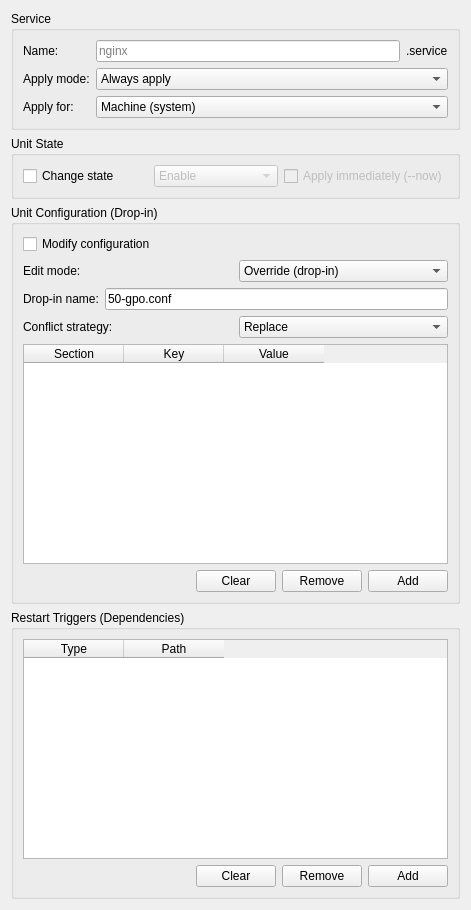
<?xml version="1.0" encoding="UTF-8"?>
<ui version="4.0">
 <class>SystemdWidget</class>
 <widget class="QWidget" name="SystemdWidget">
  <property name="geometry">
   <rect>
    <x>0</x>
    <y>0</y>
    <width>471</width>
    <height>471</height>
   </rect>
  </property>
  <property name="windowTitle">
   <string>Systemd Group Policy</string>
  </property>
  <layout class="QVBoxLayout" name="mainLayout">
   <item>
    <widget class="QGroupBox" name="unitGroupBox">
     <property name="title">

      <string>Service</string>
     </property>
     <layout class="QGridLayout">
      <item row="0" column="0">
       <widget class="QLabel" name="unitNameLabel">
        <property name="text">
         <string>Name:</string>
        </property>
       </widget>
      </item>
      <item row="0" column="1">
       <layout class="QHBoxLayout" name="unitNameHBoxLayout">
        <item>
         <widget class="QLineEdit" name="unitNameLineEdit">
          <property name="placeholderText">
           <string>nginx</string>
          </property>
         </widget>
        </item>
        <item>
         <widget class="QLabel" name="unitTypeLabel">
          <property name="text">
           <string>.service</string>
          </property>
         </widget>
        </item>
       </layout>
      </item>
      <item row="1" column="0">
       <widget class="QLabel" name="applyModeLabel">
        <property name="text">
         <string>Apply mode:</string>
        </property>
       </widget>
      </item>
      <item row="1" column="1">
       <widget class="QComboBox" name="applyModeComboBox">
        <item>
         <property name="text">
          <string>Always apply</string>
         </property>
        </item>
        <item>
         <property name="text">
          <string>Apply if unit exists</string>
         </property>
        </item>
        <item>
         <property name="text">
          <string>Apply if unit missing</string>
         </property>
        </item>
       </widget>
      </item>
      <item row="2" column="0">
       <widget class="QLabel" name="policyTargetLabel">
        <property name="text">
         <string>Apply for:</string>
        </property>
       </widget>
      </item>
      <item row="2" column="1">
       <widget class="QComboBox" name="policyTargetComboBox">
        <item>
         <property name="text">
          <string>Machine (system)</string>
         </property>
        </item>
        <item>
         <property name="text">
          <string>User (--user)</string>
         </property>
        </item>
       </widget>
      </item>
     </layout>
    </widget>
   </item>
   <item>
    <widget class="QGroupBox" name="stateGroupBox">
     <property name="title">
      <string>Unit State</string>
     </property>
     <layout class="QHBoxLayout">
      <item>
       <widget class="QCheckBox" name="changeUnitStateCheckBox">
        <property name="text">
         <string>Change state</string>
        </property>
       </widget>
      </item>
      <item>
       <widget class="QComboBox" name="changeUnitStateComboBox">
        <property name="enabled">
         <bool>false</bool>
        </property>
        <item>
         <property name="text">
          <string>Enable</string>
         </property>
        </item>
        <item>
         <property name="text">
          <string>Disable</string>
         </property>
        </item>
        <item>
         <property name="text">
          <string>Mask</string>
         </property>
        </item>
        <item>
         <property name="text">
          <string>Unmask</string>
         </property>
        </item>
        <item>
         <property name="text">
          <string>Preset</string>
         </property>
        </item>
       </widget>
      </item>
      <item>
       <widget class="QCheckBox" name="nowCheckBox">
        <property name="enabled">
         <bool>false</bool>
        </property>
        <property name="text">
         <string>Apply immediately (--now)</string>
        </property>
       </widget>
      </item>
     </layout>
    </widget>
   </item>
   <item>
    <widget class="QGroupBox" name="policyGroupBox">
     <property name="title">
      <string>Unit Configuration (Drop-in)</string>
     </property>
     <layout class="QVBoxLayout">
      <item>
       <widget class="QCheckBox" name="editUnitFileCheckBox">
        <property name="text">
         <string>Modify configuration</string>
        </property>
       </widget>
      </item>
      <item>
       <layout class="QHBoxLayout" name="editModeHBoxLayout">
        <item>
         <widget class="QLabel" name="editModeLabel">
          <property name="text">
           <string>Edit mode:</string>
          </property>
         </widget>
        </item>
        <item>
         <widget class="QComboBox" name="unitEditModeComboBox">
          <property name="currentIndex">
           <number>1</number>
          </property>
          <item>
           <property name="text">
            <string>Create</string>
           </property>
          </item>
          <item>
           <property name="text">
            <string>Override (drop-in)</string>
           </property>
          </item>
          <item>
           <property name="text">
            <string>Create or Override</string>
           </property>
          </item>
         </widget>
        </item>
       </layout>
      </item>
      <item>
       <layout class="QHBoxLayout" name="dropInNameHBoxLayout">
        <item>
         <widget class="QLabel" name="dropInLabel">
          <property name="text">
           <string>Drop-in name:</string>
          </property>
         </widget>
        </item>
        <item>
         <widget class="QLineEdit" name="dropInNameLineEdit">
          <property name="text">
           <string>50-gpo.conf</string>
          </property>
         </widget>
        </item>
       </layout>
      </item>
      <item>
       <layout class="QHBoxLayout" name="conflictStrategyHBoxLayout">
        <item>
         <widget class="QLabel" name="conflictLabel">
          <property name="text">
           <string>Conflict strategy:</string>
          </property>
         </widget>
        </item>
        <item>
         <widget class="QComboBox" name="conflictStrategyComboBox">
          <item>
           <property name="text">
            <string>Replace</string>
           </property>
          </item>
          <item>
           <property name="text">
            <string>Append</string>
           </property>
          </item>
          <item>
           <property name="text">
            <string>Merge</string>
           </property>
          </item>
          <item>
           <property name="text">
            <string>Ignore if exists</string>
           </property>
          </item>
         </widget>
        </item>
       </layout>
      </item>
      <item>
       <widget class="QTableWidget" name="actionsTableWidget">
        <property name="minimumSize">
         <size>
          <width>0</width>
          <height>220</height>
         </size>
        </property>
        <attribute name="horizontalHeaderHighlightSections">
         <bool>true</bool>
        </attribute>
        <attribute name="verticalHeaderStretchLastSection">
         <bool>false</bool>
        </attribute>
        <column>
         <property name="text">
          <string>Section</string>
         </property>
        </column>
        <column>
         <property name="text">
          <string>Key</string>
         </property>
        </column>
        <column>
         <property name="text">
          <string>Value</string>
         </property>
        </column>
       </widget>
      </item>
      <item>
       <layout class="QHBoxLayout" name="policyControlHBoxLayout">
        <item>
         <spacer name="policyControlSpacer">
          <property name="orientation">
           <enum>Qt::Orientation::Horizontal</enum>
          </property>
          <property name="sizeHint" stdset="0">
           <size>
            <width>0</width>
            <height>0</height>
           </size>
          </property>
         </spacer>
        </item>
        <item>
         <widget class="QPushButton" name="clearActionsPushButton">
          <property name="text">
           <string>Clear</string>
          </property>
         </widget>
        </item>
        <item>
         <widget class="QPushButton" name="removeActionPushButton">
          <property name="text">
           <string>Remove</string>
          </property>
         </widget>
        </item>
        <item>
         <widget class="QPushButton" name="addActionPushButton">
          <property name="text">
           <string>Add</string>
          </property>
         </widget>
        </item>
       </layout>
      </item>
     </layout>
    </widget>
   </item>
   <item>
    <widget class="QGroupBox" name="dependGroupBox">
     <property name="title">
      <string>Restart Triggers (Dependencies)</string>
     </property>
     <layout class="QVBoxLayout">
      <item>
       <widget class="QTableWidget" name="dependenciesTableWidget">
        <property name="minimumSize">
         <size>
          <width>0</width>
          <height>220</height>
         </size>
        </property>
        <column>
         <property name="text">
          <string>Type</string>
         </property>
        </column>
        <column>
         <property name="text">
          <string>Path</string>
         </property>
        </column>
       </widget>
      </item>
      <item>
       <layout class="QHBoxLayout" name="dependControlHBoxLayout">
        <item>
         <spacer name="denendSpacerHBoxLayout">
          <property name="orientation">
           <enum>Qt::Orientation::Horizontal</enum>
          </property>
          <property name="sizeHint" stdset="0">
           <size>
            <width>0</width>
            <height>0</height>
           </size>
          </property>
         </spacer>
        </item>
        <item>
         <widget class="QPushButton" name="clearDependsPushButton">
          <property name="text">
           <string>Clear</string>
          </property>
         </widget>
        </item>
        <item>
         <widget class="QPushButton" name="removeDependPushButton">
          <property name="text">
           <string>Remove</string>
          </property>
         </widget>
        </item>
        <item>
         <widget class="QPushButton" name="addDependPushButton">
          <property name="text">
           <string>Add</string>
          </property>
         </widget>
        </item>
       </layout>
      </item>
     </layout>
    </widget>
   </item>
  </layout>
 </widget>
 <resources/>
 <connections/>
</ui>
